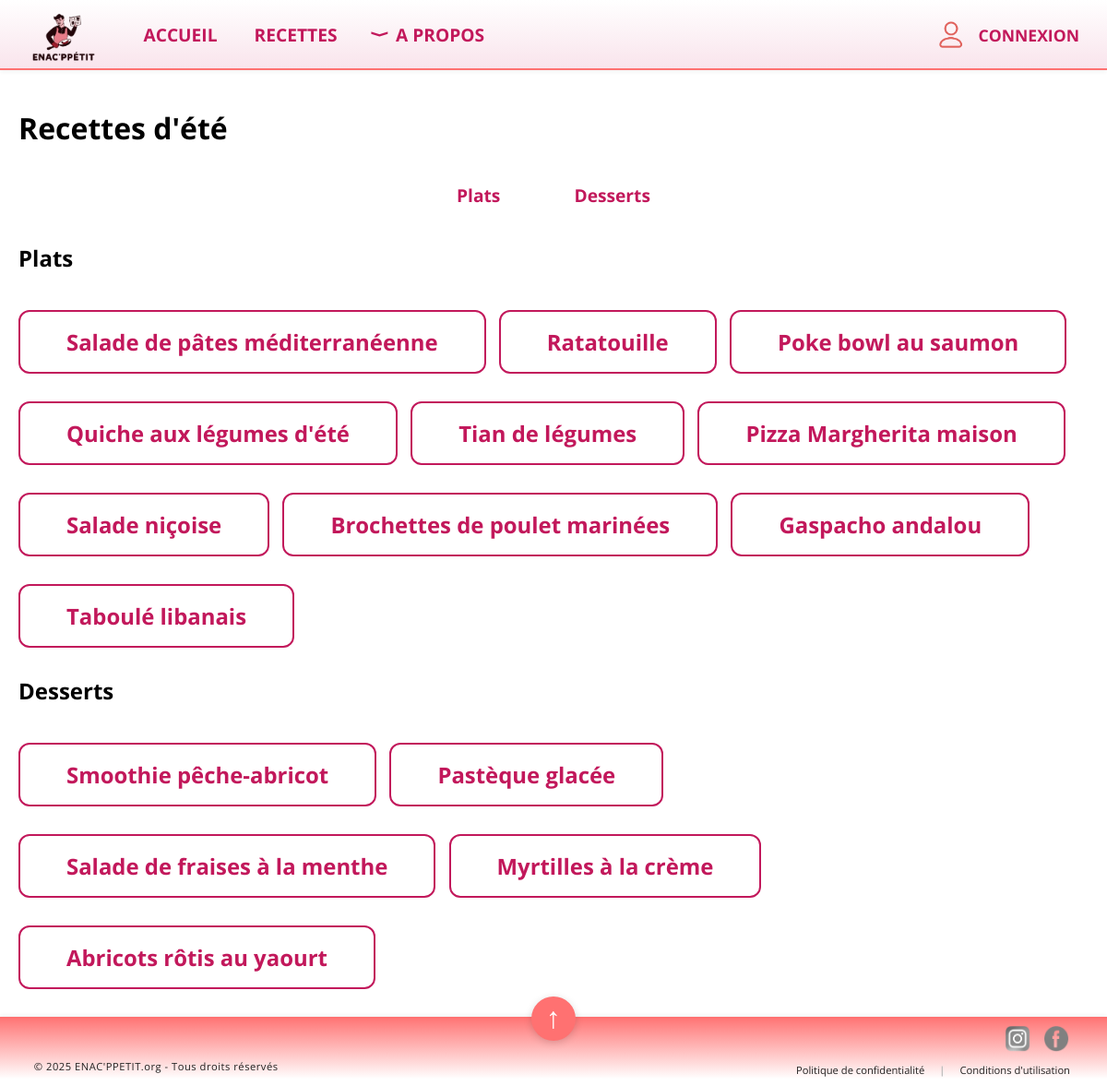
Page /ete on the committed database.
### tables this page shows
CREATE TABLE Recette (
    Recette_id INTEGER PRIMARY KEY,
    Title TEXT,
    Preptime INTEGER,
    Cooktime INTEGER,
    Category TEXT,
    Saison TEXT,
    Description TEXT,
    Servings INTEGER,
    Image TEXT
);

### app.py (the view)
@app.route('/ete')
def ete():
    conn = sqlite3.connect('BDD.db')
    conn.row_factory = sqlite3.Row
    plats = conn.execute("SELECT * FROM Recette WHERE saison = 'Été' AND category = 'Plat'").fetchall()
    desserts = conn.execute("SELECT * FROM Recette WHERE saison = 'Été' AND category = 'Dessert'").fetchall()
    conn.close()
    return render_template('ete.html', plats=plats, desserts=desserts)

### templates/ete.html (shortened to what this page needs)
{% extends "base.html" %}
{% block content %}
<h1>Recettes d'été</h1>
<div class="categories-links">
    <a href="#plats" class="lien-recettes">Plats</a>
    <a href="#desserts" class="lien-recettes">Desserts</a>
</div>
<h2 id="plats">Plats</h2>
{% if plats %}
    {% for plat in plats %}
        <div class="encadre-nom-recette">
           <a href="{{ url_for('recette', recette_id=plat['Recette_id']) }}" class="lien-recettes">{{ plat['Title'] }}</a>
        </div>
    {% endfor %}
{% else %}
    <p>Aucun plat d'été trouvé.</p>
{% endif %}
<h2 id="desserts">Desserts</h2>
{% if desserts %}
    {% for dessert in desserts %}
        <div class="encadre-nom-recette">
            <a href="{{ url_for('recette', recette_id=dessert['Recette_id']) }}" class="lien-recettes">{{ dessert['Title'] }}</a>
        </div>
    {% endfor %}
{% else %}
    <p>Aucun dessert d'été trouvé.</p>
{% endif %}
{% endblock %}

### templates/base.html (shortened to what this page needs)
<!DOCTYPE html>
<html lang="fr">
<head>
    <link rel="stylesheet" href="{{ url_for('static', filename='style.css') }}">
</head>
<body>
    <div class="top-bar">
        <img src="{{ url_for('static', filename='enacppetit.png') }}" alt="Logo ENAC'ppetit">
        <nav>
            <ul class="nav-links">
                <li><a href="{{ url_for('accueil') }}">ACCUEIL</a></li>
                <li><a href="{{ url_for('recettes') }}">RECETTES</a></li>
                <li class="nav-dropdown">
                    <span class="apropos-link">
                        <span class="apropos-arrow" style="font-size:1em; margin-right:10px; display:inline-block; transform:rotate(270deg);">⟨</span>
                        A PROPOS
                    </span>
                </li>
            </ul>
        </nav>
            {% if session.get('username') %}
        <a href="{{ url_for('profil') }}" style="margin-left:auto; margin-right:30px; color:#c2185b; font-weight:bold; font-size:1.1em; text-decoration:none; display:flex; align-items:center; font-family:'Open Sans',Arial,sans-serif;">
            <img src="{{ url_for('static', filename='logoconnexion.png') }}" alt="Logo Utilisateur" style="height:0.9cm; margin-right:8px;">
            {{ session['username'] }}
        </a>
    {% else %}
        <a href="{{ url_for('login') }}" style="margin-left:auto; margin-right:30px; color:#c2185b; font-weight:bold; font-size:1.1em; text-decoration:none; display:flex; align-items:center; font-family:'Open Sans',Arial,sans-serif;">
            <img src="{{ url_for('static', filename='logoconnexion.png') }}" alt="Logo Connexion" style="height:0.9cm; margin-right:8px;">
            CONNEXION
        </a>
    {% endif %}
    </div>
    <div class="content">
        {% block content %}{% endblock %}
    </div>
    <div class="bottom-bar">
    <span class="footer-left">&nbsp;&nbsp;© 2025 ENAC'PPETIT.org - Tous droits réservés</span>
    <button class="scroll-top-btn" onclick="window.scrollTo({top: 0, behavior: 'smooth'});">
        &#8593;
    </button>
    <div class="footer-social">
    <div class="social-logos">
        <a href="https://www.instagram.com/enacppetit?igsh=MTFtcmJqcXhuZGltNg%3D%3D&utm_source=qr" target="_blank">
            <img src="{{ url_for('static', filename='insta.png') }}" alt="Instagram" class="social-icon">
        </a>
        <a href="https://www.facebook.com/profile.php?id=61577273121264" target="_blank">
            <img src="{{ url_for('static', filename='facebook.png') }}" alt="Facebook" class="social-icon">
        </a>
    </div>
    <div class="footer-links-row">
        <a href="{{ url_for('politique') }}">Politique de confidentialité</a>
        <span class="footer-sep">|</span>
        <a href="{{ url_for('conditions') }}">Conditions d'utilisation</a>
    </div>
</div>
</body>
</html>

### static/style.css (style rules this page uses)
body { overflow-x: hidden; background: #fff; margin: 0; padding: 0; font-family: 'Open Sans', Arial, sans-serif; }
html { box-sizing: border-box; width: 100vw; overflow-x: hidden; }
*, *::before, *::after { box-sizing: inherit; }
.top-bar { position: fixed; top: 0; left: 0; width: 100%; height: 2cm; background: linear-gradient( to bottom, #ffffff 0%, #f9e4ec calc(100% - 0.05cm), #ff7171 calc(100% - 0.05cm), #ff7171 100% ); z-index: 1000; display: flex; align-items: center; box-shadow: 0 2px 4px rgba(0,0,0,0.05); }
.top-bar img { height: 1.6cm; margin-left: 20px; }
.top-bar img[alt="Logo ENAC'ppetit"] { margin-right: 40px; }
.nav-links { display: flex; gap: 40px; margin-left: 40px; font-size: 1.2em; }
.nav-links a { color: #c2185b; text-decoration: none; font-weight: bold; transition: color 0.2s; font-family: 'Open Sans', Arial, sans-serif; }
.content { margin-top: 2cm; padding: 20px; font-family: 'Open Sans', Arial, sans-serif; }
.bottom-bar { position: relative; display: flex; align-items: flex-end; justify-content: space-between; width: 100%; height: 2cm; background: linear-gradient( to top, #ffffff 0.2cm, #ff7171 2cm ); box-shadow: 0 -2px 4px rgba(0,0,0,0.05); padding: 0 20px 10px 20px; border-top: 2px solid #ff7171; }
.scroll-top-btn { position: absolute; left: 50%; transform: translateX(-50%); top: -24px; background: #ff7171; color: rgb(255, 255, 255); border: none; border-radius: 50%; width: 48px; height: 48px; font-size: 2rem; display: flex; align-items: center; justify-content: center; box-shadow: 0 2px 8px rgba(0,0,0,0.15); cursor: pointer; transition: background 0.2s; z-index: 2; }
.footer-social { display: flex; align-items: flex-end; gap: 18px; margin-left: 10px; margin-right: 20px; }
.social-icon { width: 30px ; height: 30px ; object-fit: contain; filter: grayscale(1); transition: filter 0.2s; }
.footer-left { color: #222; font-size: 0.7em; align-self: flex-end; margin-left: 10px; margin-bottom: 4px; letter-spacing: 0.5px; }
.footer-social { display: flex; flex-direction: column; align-items: flex-end; gap: 4px; }
.social-logos { display: flex; gap: 12px; margin-bottom: 2px; }
.footer-links-row { display: flex; gap: 16px; font-size: 0.7em; }
.footer-links-row a { color: #222; text-decoration: none; transition: color 0.2s; }
.footer-sep { color: #bbb; font-weight: bold; }
.lien-recettes, .lien-apropos { color:#c2185b !important; font-weight: bold; font-size: 1.15em; text-decoration: none !important; background: #fff; padding: 6px 18px; border-radius: 8px; transition: background 0.2s; }
.nav-links { display: flex; align-items: center; gap: 40px; margin-left: 40px; font-size: 1.2em; list-style: none; padding: 0; margin: 0; }
.nav-links li { position: relative; display: flex; align-items: center; }
.apropos-link { cursor: pointer; display: flex; align-items: center; color: #c2185b; font-weight: bold; font-family: 'Open Sans', Arial, sans-serif; gap: 6px; }
.apropos-arrow { font-size: 1.2em; margin-right: 4px; transition: transform 0.2s; }
.apropos-arrow { font-size: 1em; margin-right: 10px; display: inline-block; transition: transform 0.2s; transform: rotate(270deg); }
.encadre-nom-recette { background: #fff; border: 2px solid #c2185b; border-radius: 12px; padding: 16px 32px; font-size: 1.3em; font-weight: bold; display: inline-block; margin: 20px 10px 10px 0; }
.categories-links { display: flex; justify-content: center; gap: 40px; margin: 30px 0 30px 0; }
.categories-links a { font-weight: bold; color: #111; text-decoration: none; font-size: 1.2em; padding: 8px 20px; border-radius: 20px; transition: background 0.2s; }

### rows in the picture
Recette: Title "Salade de pâtes méditerranéenne"
Recette: Title "Ratatouille"
Recette: Title "Poke bowl au saumon"
Recette: Title "Quiche aux légumes d'été"
Recette: Title "Tian de légumes"
Recette: Title "Pizza Margherita maison"
Recette: Title "Salade niçoise"
Recette: Title "Brochettes de poulet marinées"
Recette: Title "Gaspacho andalou"
Recette: Title "Taboulé libanais"
Recette: Title "Smoothie pêche-abricot"
Recette: Title "Pastèque glacée"
Recette: Title "Salade de fraises à la menthe"
Recette: Title "Myrtilles à la crème"
Recette: Title "Abricots rôtis au yaourt"
